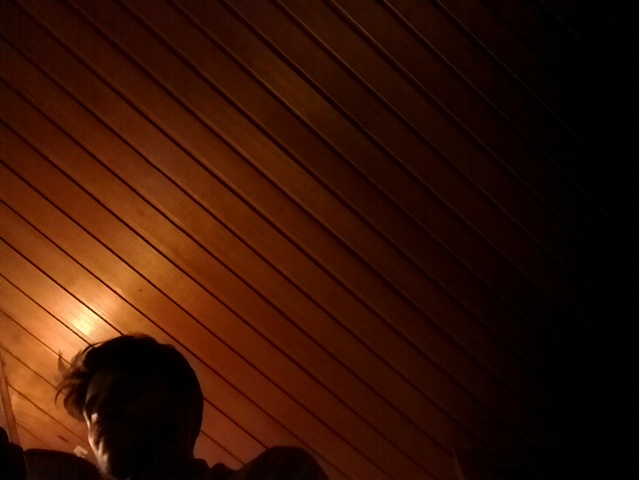
#> input picture imagen1.jpg, 640 x 480 px
$ python detecMov.py
#> lines starting #> are read from the running program, lines starting #| are printed output that depends on the picture
#> further down, imagen1 is the input picture: shape (480, 640, 3); mean B, G, R 5.9, 19.4, 53.8
import cv2
import numpy as np

def detectar_movimiento(imagen1, imagen2, umbral=30):
    # Convierte las imágenes a escala de grises
#> called with umbral = 30
    gris1 = cv2.cvtColor(imagen1, cv2.COLOR_BGR2GRAY)
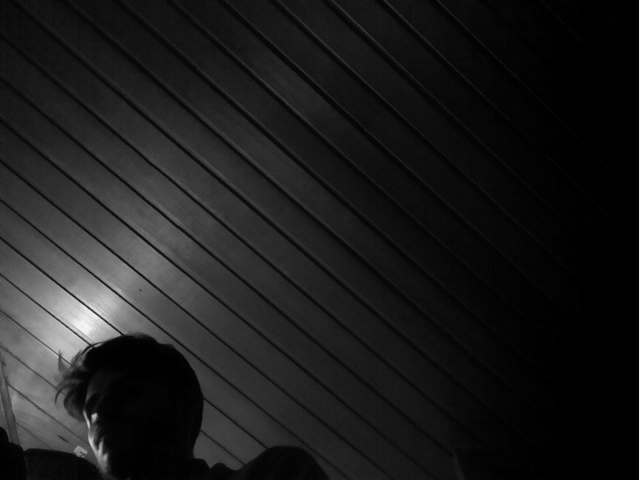
#> gris1: shape (480, 640); min 0, max 245, mean 28.1
    gris2 = cv2.cvtColor(imagen2, cv2.COLOR_BGR2GRAY)

    # Calcula la diferencia absoluta entre las dos imágenes
    diferencia = cv2.absdiff(gris1, gris2)
#> diferencia: shape (480, 640); every value is 0

    # Aplica un umbral a la diferencia para obtener una imagen binaria
    _, umbralizado = cv2.threshold(diferencia, umbral, 255, cv2.THRESH_BINARY)

    # Encuentra los contornos en la imagen umbralizada
    contornos, _ = cv2.findContours(umbralizado, cv2.RETR_EXTERNAL, cv2.CHAIN_APPROX_SIMPLE)
#> contornos = []

    # Si hay contornos, hay movimiento
    if len(contornos) > 0:
        return True
    else:
        return False

# Ejemplo de uso:
# Lee dos imágenes
imagen1 = cv2.imread('imagen1.jpg')
imagen2 = cv2.imread('imagen1.jpg')

# Llama a la función para detectar movimiento
hubo_movimiento = detectar_movimiento(imagen1, imagen2)
#> hubo_movimiento = False

# Imprime el resultado
if hubo_movimiento:
    print("¡Se detectó movimiento!")
else:
    print("No hubo movimiento.")
